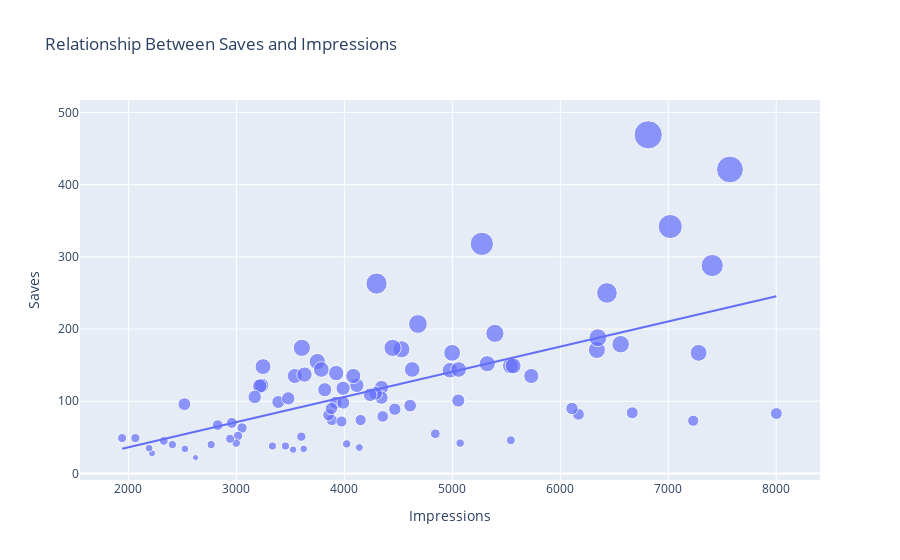

The notebook cell saved with this chart:
### Markdown cell above
Analyzing the **relationship between the number of saves and the number of impressions** on your Instagram posts provides insights into how user actions, specifically saving your posts, influence the reach and visibility of your content. 
This analysis will reveal whether there is a correlation between these two factors and how user engagement through saving posts affects the reach of your Instagram content.

### Code cell
# Create the scatter plot with a trendline
figure = px.scatter(
    data_frame=Data, 
    x="Impressions", 
    y="Saves", 
    size="Saves", 
    trendline="ols", 
    title="Relationship Between Saves and Impressions"
)

# Show the plot
figure.show()

### Figure 1 — Plotly figure (JSON) as saved in the notebook; plotly's stock layout.template omitted (floating-point values rounded to 4 significant figures)
{"data": [{"hovertemplate": "Impressions=%{x}<br>Saves=%{marker.size}<extra></extra>", "legendgroup": "", "marker": {"color": "#636efa", "size": [98, 194, 41, 172, 96, 74, 22, 135, 155, 122, 28, 122, 119, 121, 101, 106, 82, 40, 49, 72, 167, 63, 144, 135, 40, 139, 52, 84, 81, 79, 105, 90, 34, 45, 98, 35, 49, 167, 111, 90, 144, 263, 137, 67, 288, 42, 342, 48, 250, 118, 143, 99, 89, 148, 42, 171, 109, 38, 421, 38, 116, 144, 51, 104, 33, 174, 46, 179, 34, 174, 70, 149, 207, 318, 152, 83, 74, 94, 188, 73, 469, 149, 55, 135, 36], "sizemode": "area", "sizeref": 1.173, "symbol": "circle"}, "mode": "markers", "name": "", "orientation": "v", "showlegend": false, "type": "scatter", "x": [3920, 5394, 4021, 4528, 2518, 3884, 2621, 3541, 3749, 4115, 2218, 3234, 4344, 3216, 5055, 3169, 6168, 2407, 2064, 3973, 7281, 3052, 4628, 4082, 2766, 3924, 3015, 6666, 3854, 4355, 4343, 6108, 2523, 2327, 3990, 2191, 1941, 4998, 4289, 3880, 3786, 4298, 3630, 2826, 7407, 2998, 7018, 2941, 6432, 3988, 4978, 3388, 4467, 3246, 5072, 6339, 4239, 3454, 7571, 3333, 3818, 5058, 3601, 3480, 3525, 3606, 5542, 6559, 3623, 4446, 2957, 5538, 4681, 5273, 5323, 8001, 4150, 4609, 6348, 7231, 6814, 5563, 4842, 5731, 4139], "xaxis": "x", "y": [98, 194, 41, 172, 96, 74, 22, 135, 155, 122, 28, 122, 119, 121, 101, 106, 82, 40, 49, 72, 167, 63, 144, 135, 40, 139, 52, 84, 81, 79, 105, 90, 34, 45, 98, 35, 49, 167, 111, 90, 144, 263, 137, 67, 288, 42, 342, 48, 250, 118, 143, 99, 89, 148, 42, 171, 109, 38, 421, 38, 116, 144, 51, 104, 33, 174, 46, 179, 34, 174, 70, 149, 207, 318, 152, 83, 74, 94, 188, 73, 469, 149, 55, 135, 36], "yaxis": "y"}, {"hovertemplate": "<b>OLS trendline</b><br>Saves = 0.0348787 * Impressions + -33.5511<br>R<sup>2</sup>=0.357059<br><br>Impressions=%{x}<br>Saves=%{y} <b>(trend)</b><extra></extra>", "legendgroup": "", "marker": {"color": "#636efa", "symbol": "circle"}, "mode": "lines", "name": "", "showlegend": false, "type": "scatter", "x": [1941, 2064, 2191, 2218, 2327, 2407, 2518, 2523, 2621, 2766, 2826, 2941, 2957, 2998, 3015, 3052, 3169, 3216, 3234, 3246, 3333, 3388, 3454, 3480, 3525, 3541, 3601, 3606, 3623, 3630, 3749, 3786, 3818, 3854, 3880, 3884, 3920, 3924, 3973, 3988, 3990, 4021, 4082, 4115, 4139, 4150, 4239, 4289, 4298, 4343, 4344, 4355, 4446, 4467, 4528, 4609, 4628, 4681, 4842, 4978, 4998, 5055, 5058, 5072, 5273, 5323, 5394, 5538, 5542, 5563, 5731, 6108, 6168, 6339, 6348, 6432, 6559, 6666, 6814, 7018, 7231, 7281, 7407, 7571, 8001], "xaxis": "x", "y": [34.15, 38.44, 42.87, 43.81, 47.61, 50.4, 54.27, 54.45, 57.87, 62.92, 65.02, 69.03, 69.59, 71.02, 71.61, 72.9, 76.98, 78.62, 79.25, 79.67, 82.7, 84.62, 86.92, 87.83, 89.4, 89.95, 92.05, 92.22, 92.81, 93.06, 97.21, 98.5, 99.62, 100.9, 101.8, 101.9, 103.2, 103.3, 105.0, 105.5, 105.6, 106.7, 108.8, 110.0, 110.8, 111.2, 114.3, 116.0, 116.4, 117.9, 118.0, 118.3, 121.5, 122.3, 124.4, 127.2, 127.9, 129.7, 135.3, 140.1, 140.8, 142.8, 142.9, 143.4, 150.4, 152.1, 154.6, 159.6, 159.7, 160.5, 166.3, 179.5, 181.6, 187.5, 187.9, 190.8, 195.2, 199.0, 204.1, 211.2, 218.7, 220.4, 224.8, 230.5, 245.5], "yaxis": "y"}], "layout": {"autosize": true, "legend": {"itemsizing": "constant", "tracegroupgap": 0}, "title": {"text": "Relationship Between Saves and Impressions"}, "xaxis": {"anchor": "y", "autorange": true, "domain": [0, 1], "range": [1563.0, 8390.0], "title": {"text": "Impressions"}, "type": "linear"}, "yaxis": {"anchor": "x", "autorange": true, "domain": [0, 1], "range": [-16.9, 546.7], "title": {"text": "Saves"}, "type": "linear"}}}
